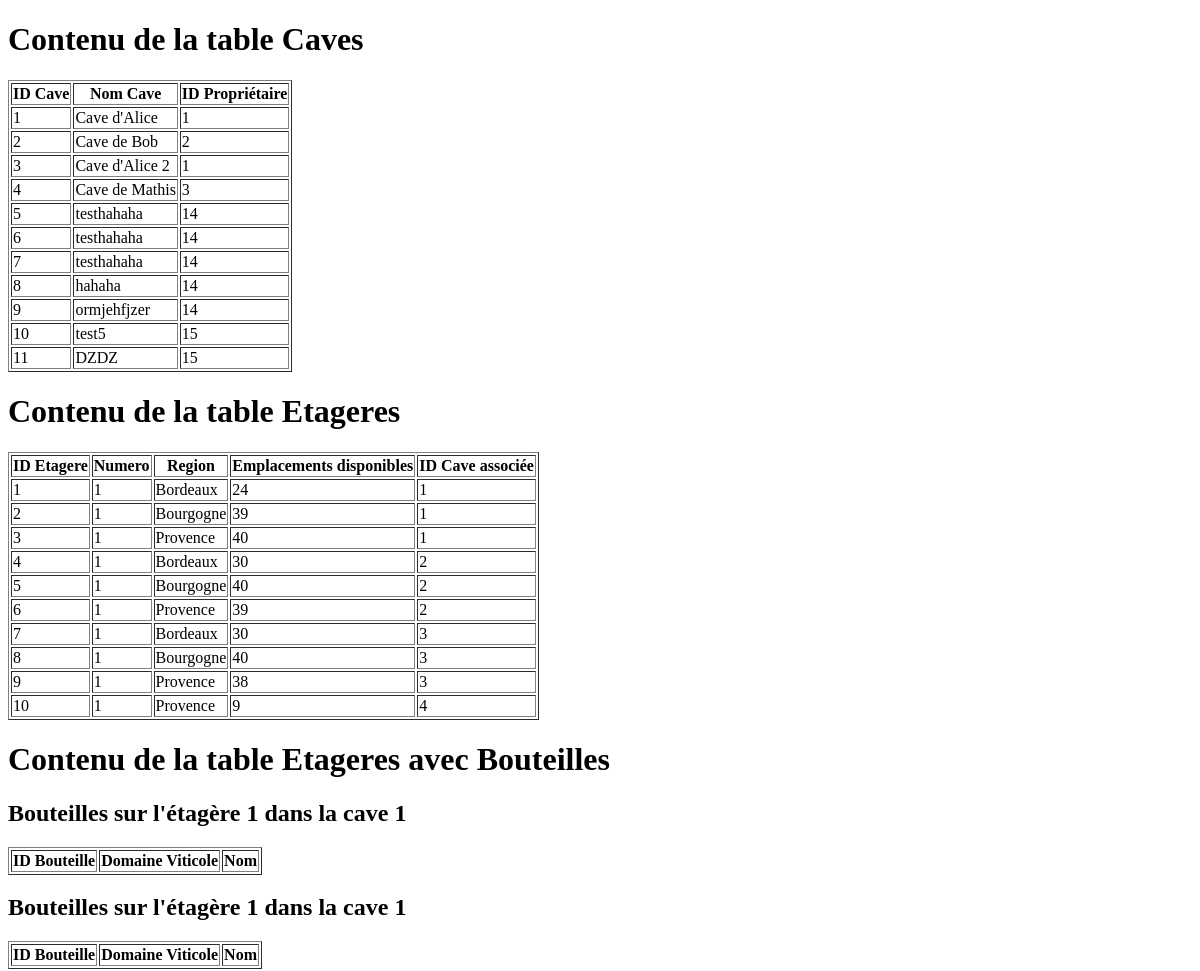
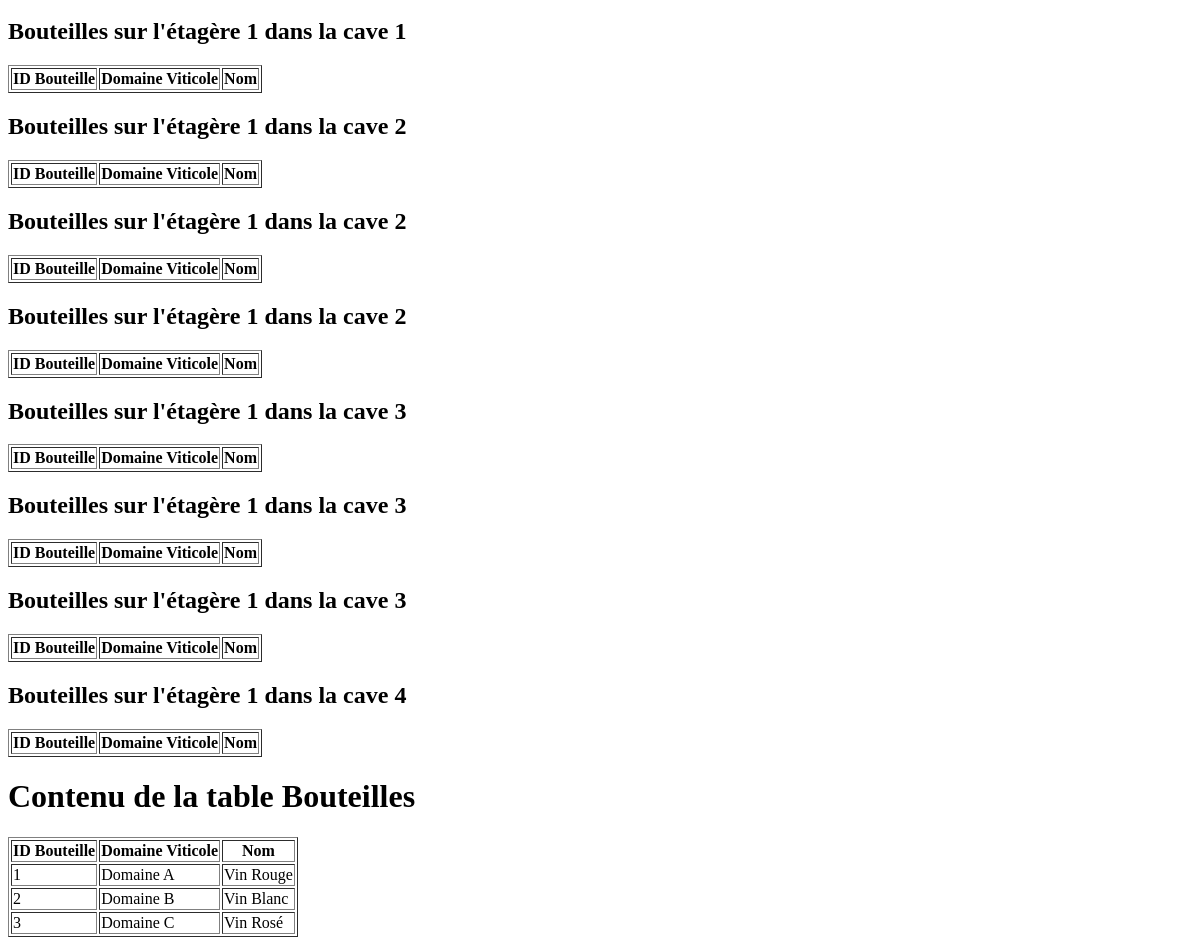
The page /debug on the database as committed earlier (2 pictures, top to bottom).
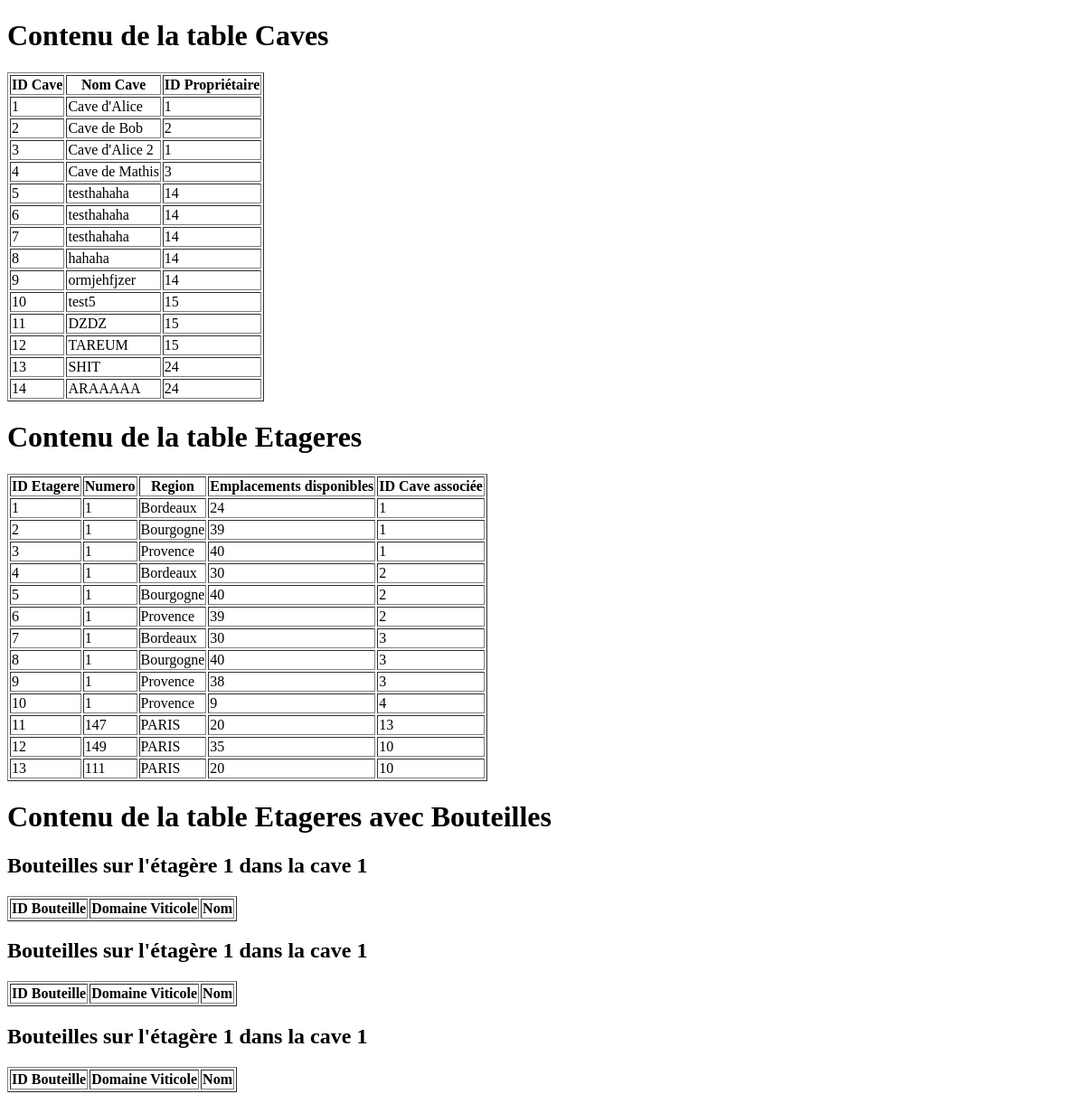
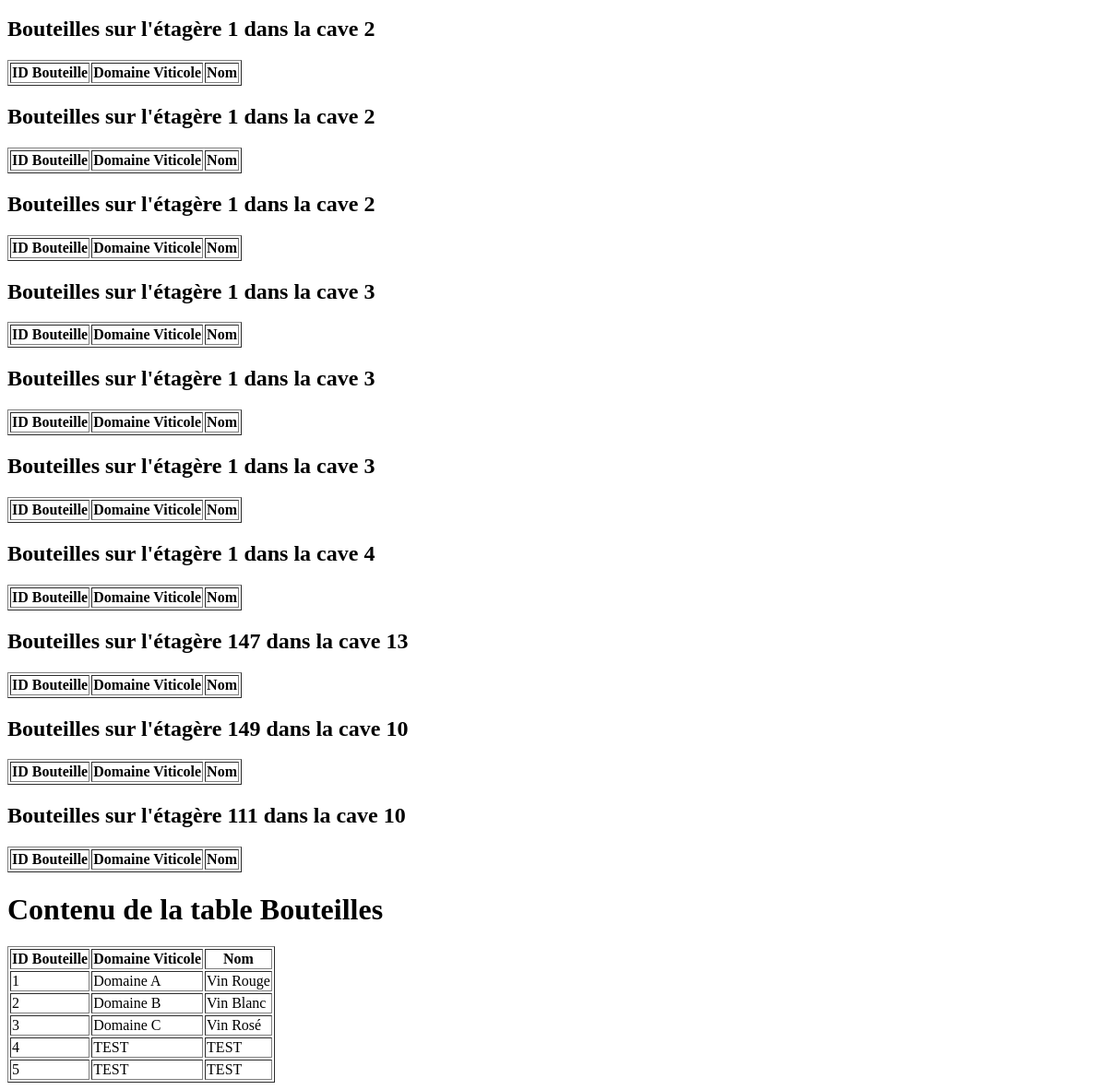
The same page on the database as committed later (2 pictures, top to bottom).
### tables this page shows
CREATE TABLE Caves (
                id_cave INTEGER PRIMARY KEY,
                nom_cave TEXT NOT NULL,
                proprietaire_id INTEGER NOT NULL,
                FOREIGN KEY (proprietaire_id) REFERENCES Utilisateurs(id_utilisateur)
            );

CREATE TABLE Etageres (
                id_etagere INTEGER PRIMARY KEY,
                numero INTEGER NOT NULL,
                region TEXT NOT NULL,
                emplacements_disponibles INTEGER NOT NULL,
                cave_associee_id INTEGER NOT NULL,
                FOREIGN KEY (cave_associee_id) REFERENCES Caves(id_cave)
            );

CREATE TABLE Bouteilles (
                id_bouteille INTEGER PRIMARY KEY,
                domaine_viticole TEXT NOT NULL,
                nom TEXT NOT NULL,
                type TEXT NOT NULL,
                annee INTEGER NOT NULL,
                region TEXT NOT NULL,
                commentaires TEXT,
                note_personnelle TEXT,
                note_moyenne TEXT,
                photo_etiquette TEXT,
                prix REAL
            );

### app.py (the view)
@app.route("/debug")
def afficher_tables():
    conn = sqlite3.connect("bdd.db")
    c = conn.cursor()
    c.execute("SELECT * FROM Utilisateurs")
    utilisateurs = c.fetchall()
    c.execute("SELECT * FROM Caves")
    caves = c.fetchall()
    c.execute("SELECT * FROM Etageres")
    etageres = c.fetchall()
    c.execute("SELECT * FROM Bouteilles")
    bouteilles = c.fetchall()
    conn.close()
    return render_template(
        "affichage_tables.html",
        utilisateurs=utilisateurs,
        caves=caves,
        etageres=etageres,
        bouteilles=bouteilles,
    )

### templates/affichage_tables.html (shortened to what this page needs)
<!DOCTYPE html>
<html lang="en">
<h1>Contenu de la table Caves</h1>
<table border="1">
    <tr>
        <th>ID Cave</th>
        <th>Nom Cave</th>
        <th>ID Propriétaire</th>
    </tr>
    {% for cave in caves %}
    <tr>
        <td>{{ cave[0] }}</td>
        <td>{{ cave[1] }}</td>
        <td>{{ cave[2] }}</td>
    </tr>
    {% endfor %}
</table>
<h1>Contenu de la table Etageres</h1>
<table border="1">
    <tr>
        <th>ID Etagere</th>
        <th>Numero</th>
        <th>Region</th>
        <th>Emplacements disponibles</th>
        <th>ID Cave associée</th>
    </tr>
    {% for etagere in etageres %}
    <tr>
        <td>{{ etagere[0] }}</td>
        <td>{{ etagere[1] }}</td>
        <td>{{ etagere[2] }}</td>
        <td>{{ etagere[3] }}</td>
        <td>{{ etagere[4] }}</td>
    </tr>
    {% endfor %}
</table>
<h1>Contenu de la table Etageres avec Bouteilles</h1>
{% for etagere in etageres %}
    <h2>Bouteilles sur l'étagère {{ etagere[1] }} dans la cave {{ etagere[4] }}</h2>
    <table border="1">
        <tr>
            <th>ID Bouteille</th>
            <th>Domaine Viticole</th>
            <th>Nom</th>
        </tr>
    </table>
{% endfor %}
<h1>Contenu de la table Bouteilles</h1>
<table border="1">
    <tr>
        <th>ID Bouteille</th>
        <th>Domaine Viticole</th>
        <th>Nom</th>
    </tr>
    {% for bouteille in bouteilles %}
    <tr>
        <td>{{ bouteille[0] }}</td>
        <td>{{ bouteille[1] }}</td>
        <td>{{ bouteille[2] }}</td>
    </tr>
    {% endfor %}
</table>
</html>

Rows that differ between the two databases and show on the page:
added Caves: id_cave "12", nom_cave "TAREUM", proprietaire "15"
added Caves: id_cave "13", nom_cave "SHIT", proprietaire "24"
added Caves: id_cave "14", nom_cave "ARAAAAA", proprietaire "24"
added Etageres: id_etagere "11", numero "147", region "PARIS", emplacements_disponibles "20", cave_associee "13"
added Etageres: id_etagere "12", numero "149", region "PARIS", emplacements_disponibles "35", cave_associee "10"
added Etageres: id_etagere "13", numero "111", region "PARIS", emplacements_disponibles "20", cave_associee "10"
added Bouteilles: id_bouteille "4", domaine_viticole "TEST", nom "TEST"
added Bouteilles: id_bouteille "5", domaine_viticole "TEST", nom "TEST"
